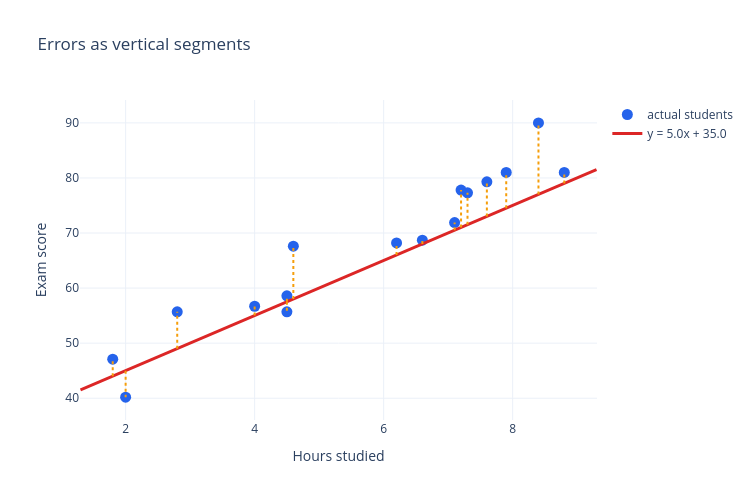

The notebook cell this image was saved under:
### Markdown cell above
<details>
<summary>Show solution</summary>

```python
scores_1d["error"] = scores_1d["exam_score"] - scores_1d["predicted_score"]
scores_1d[["hours_studied", "exam_score", "predicted_score", "error"]].round(2)
```

</details>

### Code cell
scores_1d["error"] = scores_1d["exam_score"] - scores_1d["predicted_score"]

figure = plot_line_over_data(scores_1d, candidate_slope, candidate_intercept, title="Errors as vertical segments")
for _, row in scores_1d.iterrows():
    figure.add_trace(
        go.Scatter(
            x=[row["hours_studied"], row["hours_studied"]], y=[row["predicted_score"], row["exam_score"]],
            mode="lines", line=dict(color="#f59e0b", width=2, dash="dot"), showlegend=False,
        )
    )
figure.show()

scores_1d[["hours_studied", "exam_score", "predicted_score", "error"]].round(2)

### Figure 1 — Plotly figure (JSON) as saved in the notebook; plotly's stock layout.template omitted (floating-point values rounded to 4 significant figures)
{"data": [{"hovertemplate": "Hours: %{x}<br>Score: %{y}<extra></extra>", "marker": {"color": "#2563eb", "size": 11}, "mode": "markers", "name": "actual students", "type": "scatter", "x": [1.8, 2, 2.8, 4, 4.5, 4.5, 4.6, 6.2, 6.6, 7.1, 7.2, 7.3, 7.6, 7.9, 8.4, 8.8], "y": [47.1, 40.2, 55.7, 56.7, 58.6, 55.7, 67.6, 68.2, 68.7, 71.9, 77.8, 77.3, 79.3, 81, 90, 81]}, {"line": {"color": "#dc2626", "width": 3}, "mode": "lines", "name": "y = 5.0x + 35.0", "type": "scatter", "x": [1.3, 1.463, 1.627, 1.79, 1.953, 2.116, 2.28, 2.443, 2.606, 2.769, 2.933, 3.096, 3.259, 3.422, 3.586, 3.749, 3.912, 4.076, 4.239, 4.402, 4.565, 4.729, 4.892, 5.055, 5.218, 5.382, 5.545, 5.708, 5.871, 6.035, 6.198, 6.361, 6.524, 6.688, 6.851, 7.014, 7.178, 7.341, 7.504, 7.667, 7.831, 7.994, 8.157, 8.32, 8.484, 8.647, 8.81, 8.973, 9.137, 9.3], "y": [41.5, 42.32, 43.13, 43.95, 44.77, 45.58, 46.4, 47.21, 48.03, 48.85, 49.66, 50.48, 51.3, 52.11, 52.93, 53.74, 54.56, 55.38, 56.19, 57.01, 57.83, 58.64, 59.46, 60.28, 61.09, 61.91, 62.72, 63.54, 64.36, 65.17, 65.99, 66.81, 67.62, 68.44, 69.26, 70.07, 70.89, 71.7, 72.52, 73.34, 74.15, 74.97, 75.79, 76.6, 77.42, 78.23, 79.05, 79.87, 80.68, 81.5]}, {"line": {"color": "#f59e0b", "dash": "dot", "width": 2}, "mode": "lines", "showlegend": false, "type": "scatter", "x": [1.8, 1.8], "y": [44, 47.1]}, {"line": {"color": "#f59e0b", "dash": "dot", "width": 2}, "mode": "lines", "showlegend": false, "type": "scatter", "x": [2, 2], "y": [45, 40.2]}, {"line": {"color": "#f59e0b", "dash": "dot", "width": 2}, "mode": "lines", "showlegend": false, "type": "scatter", "x": [2.8, 2.8], "y": [49, 55.7]}, {"line": {"color": "#f59e0b", "dash": "dot", "width": 2}, "mode": "lines", "showlegend": false, "type": "scatter", "x": [4, 4], "y": [55, 56.7]}, {"line": {"color": "#f59e0b", "dash": "dot", "width": 2}, "mode": "lines", "showlegend": false, "type": "scatter", "x": [4.5, 4.5], "y": [57.5, 58.6]}, {"line": {"color": "#f59e0b", "dash": "dot", "width": 2}, "mode": "lines", "showlegend": false, "type": "scatter", "x": [4.5, 4.5], "y": [57.5, 55.7]}, {"line": {"color": "#f59e0b", "dash": "dot", "width": 2}, "mode": "lines", "showlegend": false, "type": "scatter", "x": [4.6, 4.6], "y": [58, 67.6]}, {"line": {"color": "#f59e0b", "dash": "dot", "width": 2}, "mode": "lines", "showlegend": false, "type": "scatter", "x": [6.2, 6.2], "y": [66, 68.2]}, {"line": {"color": "#f59e0b", "dash": "dot", "width": 2}, "mode": "lines", "showlegend": false, "type": "scatter", "x": [6.6, 6.6], "y": [68, 68.7]}, {"line": {"color": "#f59e0b", "dash": "dot", "width": 2}, "mode": "lines", "showlegend": false, "type": "scatter", "x": [7.1, 7.1], "y": [70.5, 71.9]}, {"line": {"color": "#f59e0b", "dash": "dot", "width": 2}, "mode": "lines", "showlegend": false, "type": "scatter", "x": [7.2, 7.2], "y": [71, 77.8]}, {"line": {"color": "#f59e0b", "dash": "dot", "width": 2}, "mode": "lines", "showlegend": false, "type": "scatter", "x": [7.3, 7.3], "y": [71.5, 77.3]}, {"line": {"color": "#f59e0b", "dash": "dot", "width": 2}, "mode": "lines", "showlegend": false, "type": "scatter", "x": [7.6, 7.6], "y": [73, 79.3]}, {"line": {"color": "#f59e0b", "dash": "dot", "width": 2}, "mode": "lines", "showlegend": false, "type": "scatter", "x": [7.9, 7.9], "y": [74.5, 81]}, {"line": {"color": "#f59e0b", "dash": "dot", "width": 2}, "mode": "lines", "showlegend": false, "type": "scatter", "x": [8.4, 8.4], "y": [77, 90]}, {"line": {"color": "#f59e0b", "dash": "dot", "width": 2}, "mode": "lines", "showlegend": false, "type": "scatter", "x": [8.8, 8.8], "y": [79, 81]}], "layout": {"height": 500, "title": {"text": "Errors as vertical segments"}, "width": 750, "xaxis": {"title": {"text": "Hours studied"}}, "yaxis": {"title": {"text": "Exam score"}}}}
